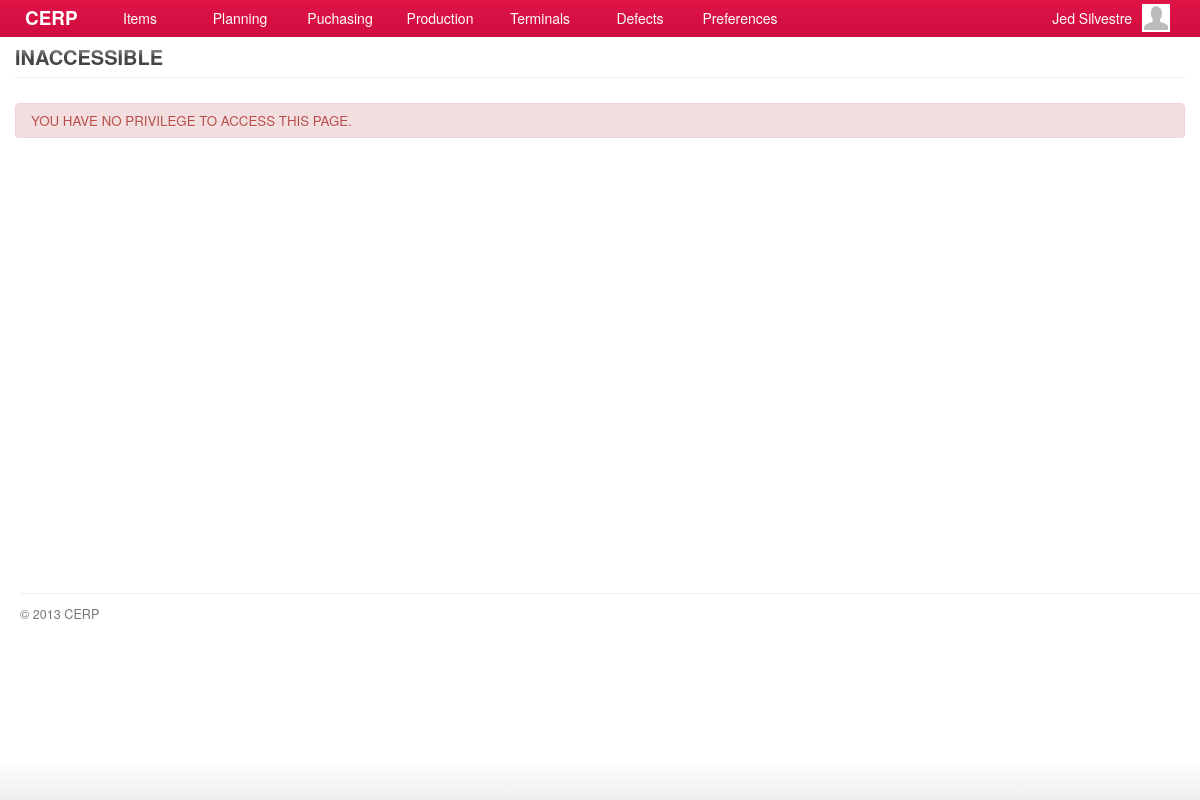
The page /account/report-inventory.php (signed in) on the database as committed earlier.
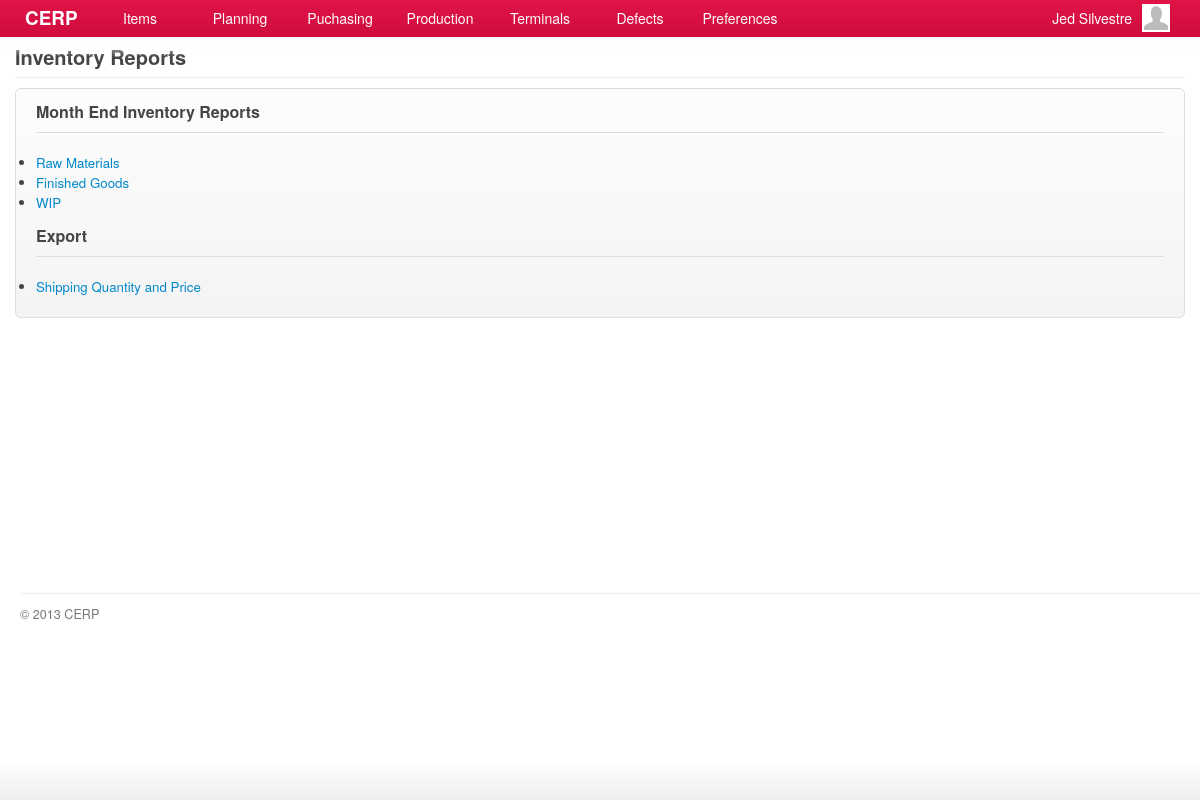
The same page on the database as committed later.
### tables this page shows
CREATE TABLE `capabilities` (
  `id` int(11) NOT NULL AUTO_INCREMENT,
  `title` varchar(45) DEFAULT NULL,
  `name` varchar(45) DEFAULT NULL,
  `capability` varchar(45) DEFAULT NULL,
  `url` varchar(45) DEFAULT NULL,
  `parent` int(11) DEFAULT NULL,
  PRIMARY KEY (`id`)
);

### include/general.class.php (called while the page is built, shortened)
<?php
require('database.class.php');
require('capabilities.class.php');
require('role.class.php');
$DB				= new MySQL;
  $DB->database	= "cerpdb";
  $DB->username	= "cerpuser";
  $DB->password	= "cerpuser";
  $DB->hostname	= "localhost";
$Capabilities	= new Capabilities($DB);
$Signed			= $_SESSION['user'];
$Role		= new Role($DB, $Signed['id']);
?>

### include/role.class.php (called while the page is built, shortened)
<?php
class Role
{
	private $DB;
	private $user_id;
	function Role($db, $uid) {
  	$this->DB = $db;
		$this->user_id = $uid;
  }
	function isCapableByName($cap_name) {
		foreach ($this->getUserRoles() as $user_role) {
			$result = $this->DB->Find('role_capabilities', array(
						  			'columns' 		=> 'role_capabilities.*',
						  			'joins' => 'INNER JOIN capabilities ON capabilities.id = role_capabilities.capability_id',
						  	    'conditions' 	=> 'capabilities.capability="'. $cap_name .'" AND role_id='. $user_role['role_id']));
			if(isset($result)) {
				return TRUE;
			}
		}
	}
	function getUserRoles() {
		$result = $this->DB->Get('user_roles', array(
						  			'columns' 		=> 'user_roles.role_id, roles.name',
						  			'joins' => 'INNER JOIN roles ON roles.id = user_roles.role_id',
						  	    'conditions' 	=> 'user_roles.user_id='. $this->user_id));
		if(isset($result)) {
			return $result;
		}
	}
}

### include/database.class.php (called while the page is built, shortened)
<?php
class MySQL {
  public $username	= "cerpuser";
  public $password	= "cerpuser";
  public $hostname	= "localhost";
  public function Connect() {
    $conn = mysql_connect($this->hostname, $this->username, $this->password) or die("<br/><span class='notice'><p class='error'><strong>ERROR!</strong> Unable to connect to MySQL! </p></span>");
    return $conn;
  }
  public function Query($sql) {
  	$conn = $this->Connect();
    $result = mysql_query($sql, $conn);
	return $result;
  }
	function Find($table, $args='') {
  	if (isset($args)) {
  	  $args['columns'] = (isset($args['columns']) ? $args['columns'] : '*');
  	  $args['joins'] = (isset($args['joins']) ? $args['joins'] : '');
	 	 	$args['conditions'] = ($args['conditions'] == '' ? '' : 'where '.$args['conditions']);
		}
		$sql = "SELECT ".$args['columns']." FROM ".$table." ".$args['joins']." ".$args['conditions'];
		$row = $this->IsEmpty($this->Query($sql));
		if($row == null) { return null; }
		return mysql_fetch_array($row);
  }
  function Get($table, $args='') {
  	if (isset($args)) {
  	  $args['columns'] = (isset($args['columns']) ? $args['columns'] : '*');
  	  $args['joins'] = (isset($args['joins']) ? $args['joins'] : '');
		  $args['conditions'] = ($args['conditions'] == '' ? '' : 'WHERE '.$args['conditions']);
  	  $args['order'] = (isset($args['order']) ? ' ORDER BY '.$args['order'] : '');
  	  $args['limit'] = (isset($args['limit']) ? ' LIMIT '.$args['limit'] : '');
  	  $args['group'] = (isset($args['group']) ? ' GROUP BY '.$args['group'] : '');
		}
		$data = array();
		$sql = "SELECT ".$args['columns']." FROM ".$table." ".$args['joins']." ".$args['conditions']." ".$args['group']." ".$args['order']." ".$args['limit'];
		$result = $this->IsEmpty($this->Query($sql));
		if(!empty($result)) {
	      while ($row = mysql_fetch_array($result)) {
	        $data[] = $row;
	      }
		}
		return $data;
  }
  private function IsEmpty($result) {
    if(mysql_num_rows($result) > 0) return $result;
    return null;
  }
}

### include/capabilities.class.php (called while the page is built, shortened)
<?php
class Capabilities {
  private $DB;
	public $All;
	function Capabilities($db) {
		$this->DB = $db;
		$this->GetCapabilities();
	}
  function GetTitle() {
    global $capability_key;
	return $this->All[$capability_key]['title'];
  }
	function GetCapabilities() {
		$capabilities = $this->DB->Get('capabilities', array(
					  			'columns' 		=> 'id, capability, title, name, parent, url',
					  	    'conditions' 	=> 'parent IS NOT null ORDER BY parent'));
		$all = array();
		foreach ($capabilities as $cap) {
			$all[$cap['capability']] = array('title' => $cap['title'],'name' => $cap['name'], 'url' => $cap['url'], 'parent' => $cap['parent']);
		}
		$this->All = $all;
	}
}

### account/report-inventory.php (the view, shortened to what this page needs)
<?php
  $capability_key = 'show_inventory_reports';
  require('header.php');
	$allowed = $Role->isCapableByName($capability_key);
	if(!$allowed) {
		require('inaccessible.php');
	}else{
?>
	<div id="page">
		<div id="page-title">
    	<h2>
      	<span class="title"><?php echo $Capabilities->GetTitle(); ?></span>
      </h2>
		</div>
    <div id="content">
      <form id="form-name" action="<?php host($Capabilities->GetUrl()) ?>" method="POST" class="form-container">
				<h3 class="form-title">Month End Inventory Reports</h3>
      	<ul>
      		<li><a href="#">Raw Materials</a></li>
      		<li><a href="#">Finished Goods</a></li>
      		<li><a href="#">WIP</a></li>
      	</ul>
      	<br/>
				<h3 class="form-title">Export</h3>
      	<ul>
      		<li><a href="#">Shipping Quantity and Price</a></li>
      	</ul>
      </form>
		</div>
	</div>
<?php }
require('footer.php'); ?>

### account/header.php (shortened to what this page needs)
<?php
require('../include/general.class.php');
?>
<!DOCTYPE html>
<html lang="en">
	<head>
		<link rel="stylesheet" href="../stylesheets/main.css" />
		<link rel="stylesheet" href="../stylesheets/form.css" />
		<link rel="stylesheet" href="../stylesheets/grid.css" />
		<link rel="stylesheet" href="../stylesheets/jquery.css" />
    <link rel="stylesheet" href="../stylesheets/simplePagination.css">
		<link rel="stylesheet" href="../stylesheets/jquery.modal.css" />
		<link rel="stylesheet" href="../stylesheets/smoothness/jquery-ui-1.10.1.custom.css" />
	</head>
	<body>
    <div id="container">
      <div id="header">
				<a id="brand" href="index.php" style="text-decoration: none">CERP</a>
			</div>
      <div id="main-menu">
        <div class="menu">
        	<a href="#" alt="#menu-items" class="show-submenu">Items</a>
        </div>
        <div class="menu">
          <a href="#" alt="#menu-plan" class="show-submenu">Planning</a>
        </div>
        <div class="menu">
          <a href="#" alt="#menu-purchasing" class="show-submenu">Puchasing</a>
        </div>
        <div class="menu">
          <a href="#" alt="#menu-production" class="show-submenu">Production</a>
        </div>
        <div class="menu">
          <a href="#" alt="#menu-terminals" class="show-submenu">Terminals</a>
        </div>
        <div class="menu">
          <a href="#" alt="#menu-defects" class="show-submenu">Defects</a>
        </div>
        <div class="menu">
          <a href="#" alt="#menu-preferences" class="show-submenu">Preferences</a>
        </div>
      </div>
      <div id="menu-profile">
         <div class="avatar small"></div>
         <span><?php echo $Signed['first_name']." ". $Signed['last_name']; ?> </span>
      </div>
    <div id="header_fade" class="fade_up"></div>
    </div>

### account/inaccessible.php (shortened to what this page needs)
<div id="page">
	<div id="page-title">
  	<h2>
    	<span class="title">INACCESSIBLE</span>
    </h2>
	</div>
	<div id="content"><br/>
		<span class="notice">
      <p class="error">YOU HAVE NO PRIVILEGE TO ACCESS THIS PAGE.</p>
    </span>
	</div>
</div>

### account/footer.php (shortened to what this page needs)
      <div id="footer">
        <p>&copy; 2013 CERP</p>
      </div>
		<div class="fade_down"></div>
  </body>
</html>

### stylesheets/main.css (style rules this page uses)
*, html, body { margin:0;padding:0; }
html { font-size: 100%; -webkit-text-size-adjust: 100%; -ms-text-size-adjust: 100%; }
body { margin: 0; font-family:"Helvetica Neue", Helvetica, Arial, sans-serif; font-size:14px; line-height:20px; color:#454545; background-color:#ffffff; }
h1, h2, h3, h4 { padding:0 0 5px; margin:0 0 10px; }
h2 { font-size:20px; }
h3 { font-size:16px; }
a { color: #0088cc; text-decoration: none; outline:none; }
#container { z-index:1; width:100%; height:37px; opacity:0.95; filter:alpha(opacity=95); position: fixed; }
#header { position:relative; padding:0 25px; height:37px; background-color:#cc0033; background-image:-moz-linear-gradient(top, #df083e, #cc0033); background-image:-webkit-gradient(linear, 0 0, 0 100%, from(#df083e), to(#cc0033)); background-image:-webkit-linear-gradient(top, #df083e, #cc0033); background-image:-o-linear-gradient(top, #df083e, #cc0033); background-image:linear-gradient(to bottom, #df083e, #cc0033); color:#ffffff; font-size:135%; }
#header_fade { position:relative; }
#header a { color:#ffffff; }
#page { background-color:#ffffff; font-size:95%; }
#content { padding:0 15px; min-height: 500px; }
#footer { display:block; padding:5px 0px 20px 20px; }
#brand { float:left; display:block; margin:8px 0 0; font-weight:bold; }
#main-menu { position:absolute; display:block; top:0; left:90px; z-index: 99; }
#main-menu .menu { float:left; width:100px; height:37px; text-align:center; outline:none; cursor:pointer; }
#main-menu .menu a { margin:8px 0 0; display:block; color:#ffffff; outline:none; }
#menu-profile { position:absolute; top:0; right:25px; display:block; padding:3px 5px 0 0; width:170px; height:33px; color:#fff; cursor:pointer; }
#menu-profile .avatar { float:right; margin:1px 0 0 10px; border:none; }
#menu-profile span { float:right; display:block; margin-top:5px; }
#page-title { margin:0 15px 10px; padding:47px 0 0; border-bottom:solid 1px #eeeeee; }
#page-title h2 { margin:0; padding:0 0 10px; }
#page-title h2 .title { float:left; padding-right:5px; }
#footer p { padding:10px 0 0; border-top:solid 1px #eeeeee; color:#777777; font-size:90%; }
.avatar { border:solid 1px #dddddd; background:#ffffff url('../images/icons/man-24x24.png') no-repeat center; }
.avatar.small { width:28px; height:28px; }
.fade_down { position: fixed; content: ''; bottom: 0; left: 0; right: 0; height: 40px; background: -webkit-linear-gradient(top, rgba(255,255,255,0), #eee); }
.fade_up { content: ''; bottom: 0; left: 0; right: 0; height: 20px; background: -webkit-linear-gradient(bottom, rgba(255,255,255,0), #fff); }

### stylesheets/form.css (style rules this page uses)
form { margin:0 0 10px; }
.form-container { padding:20px; border:solid 1px #dddddd; background-color:#f9f9f9; background-image:-moz-linear-gradient(top, #fdfdfd, #f4f4f4); background-image:-webkit-gradient(linear, 0 0, 0 100%, from(#fdfdfd), to(#f4f4f4)); background-image:-webkit-linear-gradient(top, #fdfdfd, #f4f4f4); background-image:-o-linear-gradient(top, #fdfdfd, #f4f4f4); background-image:linear-gradient(to bottom, #fdfdfd, #f4f4f4); -webkit-border-radius:6px; -moz-border-radius:6px; border-radius:6px; }
.form-title { margin:-7px 0 20px; padding:0 0 10px; border-bottom:solid 1px #dddddd; }
.notice p { display:block; margin:-5px 0 20px; padding:8px 35px 8px 15px; border:1px solid #fbeed5; background-color:#fcf8e3; color:#c09853; line-height:17px; text-shadow:0 1px 0 rgba(255, 255, 255, 0.5); -webkit-border-radius: 4px; -moz-border-radius: 4px; border-radius: 4px; }
.notice p.error { border-color:#eed3d7; background-color:#f2dede; color:#b94a48; }

Rows that differ between the two databases and show on the page:
added capabilities: title "Inventory Reports"
Other text that changed with them:
text no longer shown: "INACCESSIBLE YOU HAVE NO PRIVILEGE TO ACCESS THIS PAGE."
text now shown: "Month End Inventory Reports Raw Materials Finished Goods WIP Export Shipping Quantity and Price"
